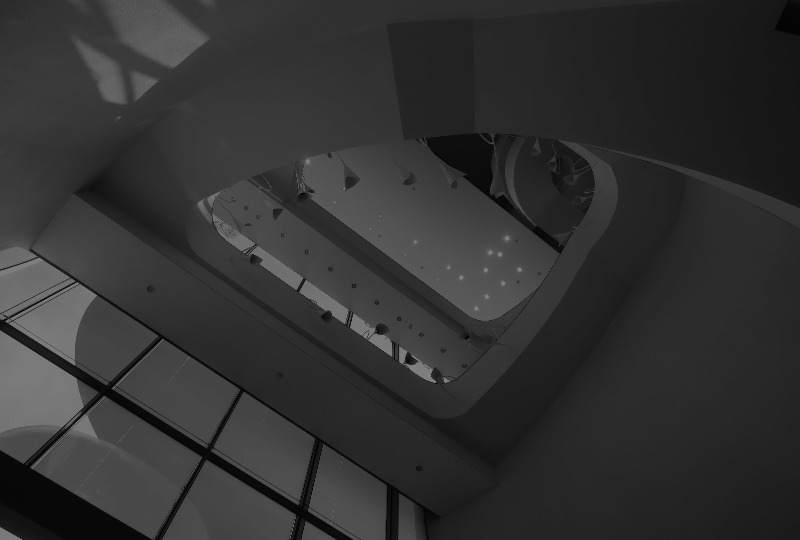
#> input picture images/Indoor_Under_Exposure.bmp, 800 x 540 px, found by its file name
$ python homework2_Lab3.py
#> lines starting #> are read from the running program, lines starting #| are printed output that depends on the picture
import cv2
import copy
import numpy as np
import matplotlib.pyplot as plt
plt.rcParams['font.sans-serif'] = ['Microsoft JhengHei'] #用於顯示中文

img1 = cv2.imread('Indoor_Under_Exposure.bmp', -1)
#> img1 is the input picture: shape (540, 800); min 0, max 128, mean 49.4
img2 = copy.copy(img1)
nr, nc = img1.shape[:2]
#> nr = 540; nc = 800

color = np.arange(256)
pixel = np.zeros(256, dtype = 'uint32')

def my_Histogram(img, pix):
    for r in range(nr):
        for c in range(nc):
            pix[img[r, c]] += 1

my_Histogram(img1, pixel)

plt.plot(color, pixel)
plt.title('影像直方圖', fontsize = 14)
plt.xlabel('灰階值', fontsize = 13)
plt.ylabel('像素量', fontsize = 13)
plt.xlim(0, 255)
plt.ylim(0)
plt.show()
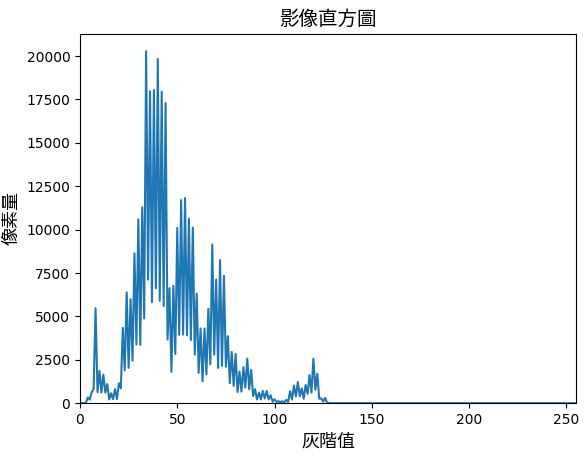
#> figure drawn by matplotlib, 1 panel; curve peaks at x = 34, y = 20281

newColor = np.zeros(256, dtype = 'uint32')
newPixel = np.zeros(256, dtype = 'uint32')
CDF = 0

for clr in color:
    CDF += pixel[clr] / (nr * nc)
    newColor[clr] = CDF * 255
#> after the loop, CDF = 1; newColor = 256 values from 0 to 255

for r in range(nr):
    for c in range(nc):
        img2[r, c] = newColor[img1[r, c]]
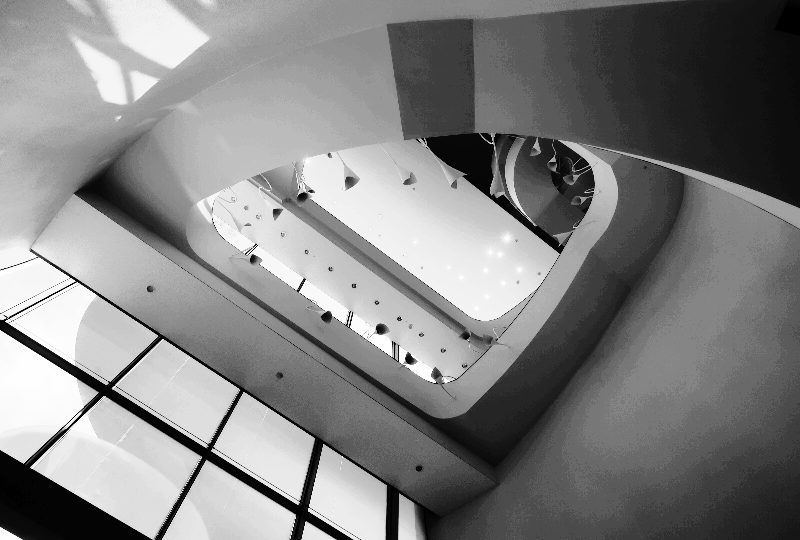
#> img2: shape (540, 800); min 0, max 255, mean 129.8

my_Histogram(img2, newPixel)

plt.plot(color, newPixel)
plt.title('影像直方圖(等化後)', fontsize = 14)
plt.xlabel('灰階值', fontsize = 13)
plt.ylabel('像素量', fontsize = 13)
plt.xlim(0, 255)
plt.ylim(0)
plt.show()
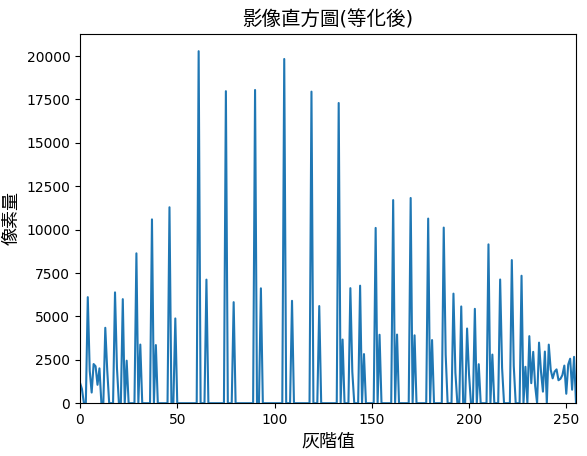
#> figure drawn by matplotlib, 1 panel; curve peaks at x = 61, y = 20281

cv2.imshow('Original Image', img1)
cv2.imshow('After Equalization', img2)

cv2.waitKey(0)
cv2.destroyAllWindows()
